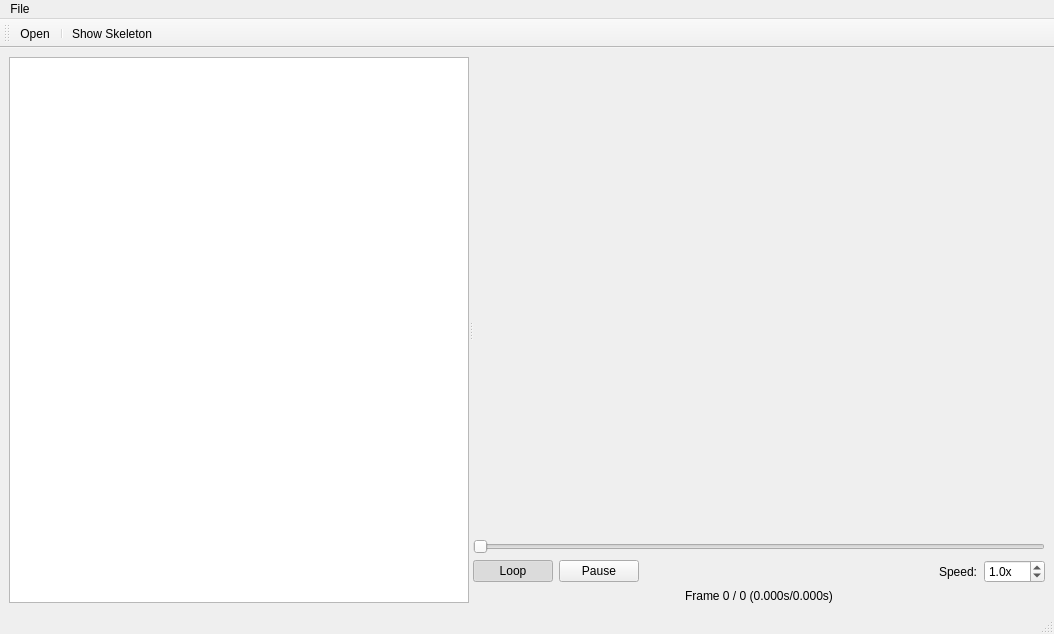
<?xml version="1.0" encoding="UTF-8"?>
<ui version="4.0">
 <class>CCharacterEditor</class>
 <widget class="QMainWindow" name="CCharacterEditor">
  <property name="geometry">
   <rect>
    <x>0</x>
    <y>0</y>
    <width>1054</width>
    <height>634</height>
   </rect>
  </property>
  <property name="windowTitle">
   <string>Prime World Editor - Character Editor</string>
  </property>
  <widget class="QWidget" name="CentralWidget">
   <layout class="QVBoxLayout" name="verticalLayout_2">
    <item>
     <widget class="QSplitter" name="splitter">
      <property name="orientation">
       <enum>Qt::Horizontal</enum>
      </property>
      <widget class="QTreeView" name="SkeletonHierarchyTreeView">
       <property name="editTriggers">
        <set>QAbstractItemView::NoEditTriggers</set>
       </property>
       <property name="showDropIndicator" stdset="0">
        <bool>false</bool>
       </property>
       <property name="alternatingRowColors">
        <bool>true</bool>
       </property>
       <property name="selectionMode">
        <enum>QAbstractItemView::NoSelection</enum>
       </property>
       <property name="verticalScrollMode">
        <enum>QAbstractItemView::ScrollPerPixel</enum>
       </property>
       <property name="indentation">
        <number>15</number>
       </property>
       <property name="rootIsDecorated">
        <bool>true</bool>
       </property>
       <property name="itemsExpandable">
        <bool>true</bool>
       </property>
       <attribute name="headerVisible">
        <bool>false</bool>
       </attribute>
      </widget>
      <widget class="QWidget" name="">
       <layout class="QVBoxLayout" name="verticalLayout" stretch="0,0,0,0">
        <item>
         <widget class="CCharacterEditorViewport" name="Viewport" native="true">
          <property name="sizePolicy">
           <sizepolicy hsizetype="Preferred" vsizetype="Preferred">
            <horstretch>0</horstretch>
            <verstretch>1</verstretch>
           </sizepolicy>
          </property>
         </widget>
        </item>
        <item>
         <widget class="QSlider" name="AnimSlider">
          <property name="orientation">
           <enum>Qt::Horizontal</enum>
          </property>
         </widget>
        </item>
        <item>
         <layout class="QHBoxLayout" name="horizontalLayout">
          <item>
           <widget class="QPushButton" name="LoopButton">
            <property name="text">
             <string>Loop</string>
            </property>
            <property name="checkable">
             <bool>true</bool>
            </property>
            <property name="checked">
             <bool>true</bool>
            </property>
           </widget>
          </item>
          <item>
           <widget class="QPushButton" name="PlayPauseButton">
            <property name="text">
             <string>Pause</string>
            </property>
           </widget>
          </item>
          <item>
           <spacer name="horizontalSpacer">
            <property name="orientation">
             <enum>Qt::Horizontal</enum>
            </property>
            <property name="sizeHint" stdset="0">
             <size>
              <width>40</width>
              <height>20</height>
             </size>
            </property>
           </spacer>
          </item>
          <item>
           <widget class="QLabel" name="AnimSpeedLabel">
            <property name="text">
             <string>Speed:</string>
            </property>
           </widget>
          </item>
          <item>
           <widget class="WDraggableSpinBox" name="AnimSpeedSpinBox">
            <property name="suffix">
             <string>x</string>
            </property>
            <property name="decimals">
             <number>1</number>
            </property>
            <property name="minimum">
             <double>-10.000000000000000</double>
            </property>
            <property name="maximum">
             <double>10.000000000000000</double>
            </property>
            <property name="singleStep">
             <double>0.100000000000000</double>
            </property>
            <property name="value">
             <double>1.000000000000000</double>
            </property>
           </widget>
          </item>
         </layout>
        </item>
        <item>
         <widget class="QLabel" name="FrameLabel">
          <property name="sizePolicy">
           <sizepolicy hsizetype="Preferred" vsizetype="Minimum">
            <horstretch>0</horstretch>
            <verstretch>0</verstretch>
           </sizepolicy>
          </property>
          <property name="maximumSize">
           <size>
            <width>16777215</width>
            <height>21</height>
           </size>
          </property>
          <property name="text">
           <string>Frame 0 / 0 (0.000s/0.000s)</string>
          </property>
          <property name="textFormat">
           <enum>Qt::PlainText</enum>
          </property>
          <property name="alignment">
           <set>Qt::AlignCenter</set>
          </property>
         </widget>
        </item>
       </layout>
      </widget>
     </widget>
    </item>
   </layout>
  </widget>
  <widget class="QMenuBar" name="MenuBar">
   <property name="geometry">
    <rect>
     <x>0</x>
     <y>0</y>
     <width>1054</width>
     <height>21</height>
    </rect>
   </property>
   <widget class="QMenu" name="MenuFile">
    <property name="title">
     <string>File</string>
    </property>
    <addaction name="ActionOpen"/>
   </widget>
   <addaction name="MenuFile"/>
  </widget>
  <widget class="QStatusBar" name="StatusBar"/>
  <widget class="QToolBar" name="ToolBar">
   <property name="windowTitle">
    <string>toolBar</string>
   </property>
   <attribute name="toolBarArea">
    <enum>TopToolBarArea</enum>
   </attribute>
   <attribute name="toolBarBreak">
    <bool>false</bool>
   </attribute>
   <addaction name="ActionOpen"/>
   <addaction name="separator"/>
   <addaction name="ActionShowSkeleton"/>
  </widget>
  <action name="ActionOpen">
   <property name="icon">
    <iconset resource="../Icons.qrc">
     <normaloff>:/icons/Open.png</normaloff>:/icons/Open.png</iconset>
   </property>
   <property name="text">
    <string>Open</string>
   </property>
   <property name="toolTip">
    <string>Open</string>
   </property>
   <property name="shortcut">
    <string>Ctrl+O</string>
   </property>
  </action>
  <action name="ActionShowSkeleton">
   <property name="checkable">
    <bool>true</bool>
   </property>
   <property name="text">
    <string>Show Skeleton</string>
   </property>
   <property name="toolTip">
    <string>Show Skeleton</string>
   </property>
  </action>
 </widget>
 <customwidgets>
  <customwidget>
   <class>CCharacterEditorViewport</class>
   <extends>QWidget</extends>
   <header>Editor/CharacterEditor/CCharacterEditorViewport.h</header>
   <container>1</container>
  </customwidget>
  <customwidget>
   <class>WDraggableSpinBox</class>
   <extends>QDoubleSpinBox</extends>
   <header>Editor/Widgets/WDraggableSpinBox.h</header>
  </customwidget>
 </customwidgets>
 <resources>
  <include location="../Icons.qrc"/>
 </resources>
 <connections/>
</ui>
